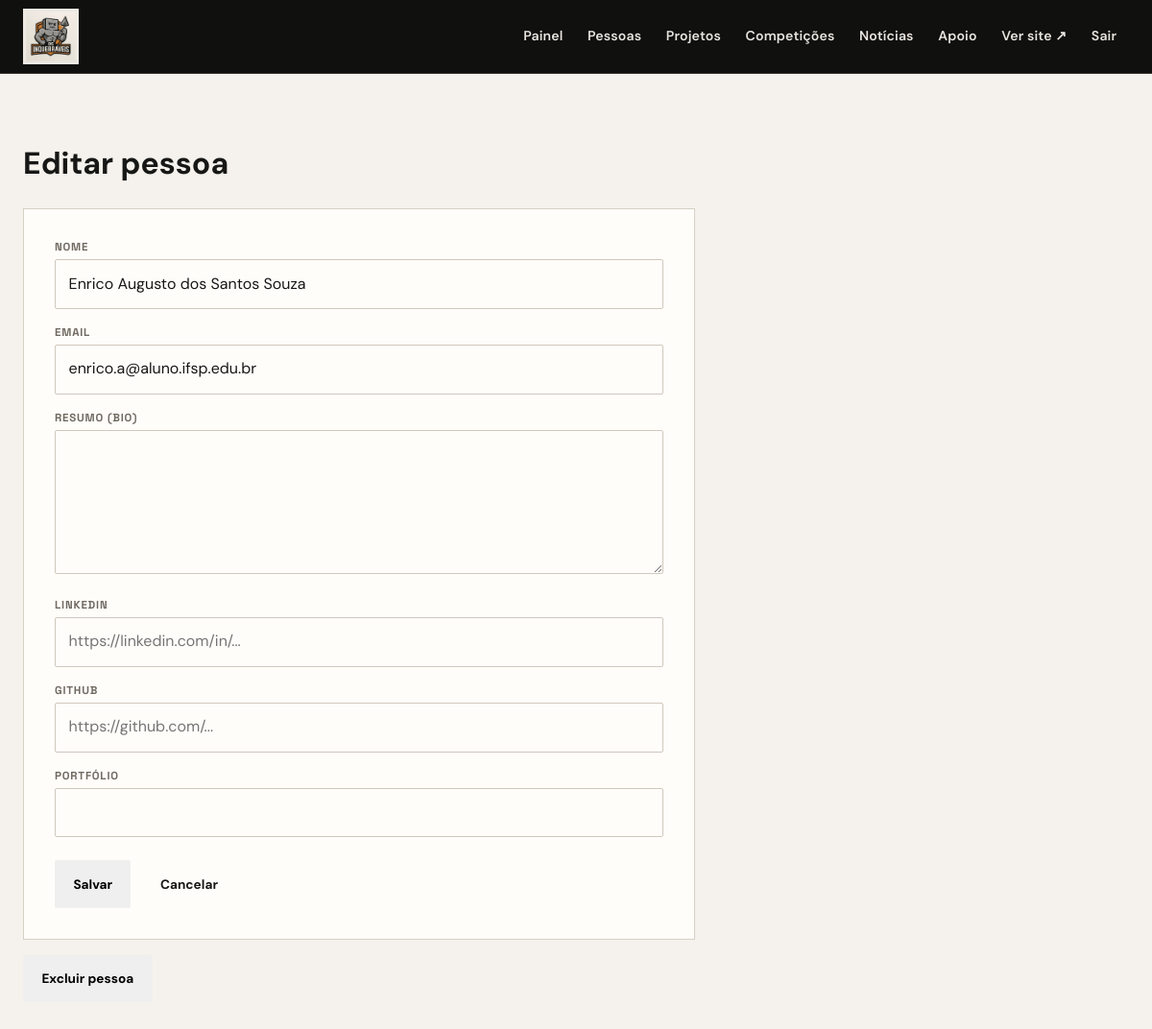
/admin/pessoas/1/editar (signed in), run on the app's committed database.
### models.py (models this page shows)
class Pessoa(db.Model):
    __tablename__ = "pessoa"
    id = db.Column(
        db.Integer,
        primary_key=True
    )
    nome = db.Column(
        db.String(120),
        nullable=False
    )
    Setor = db.Column(
        db.String(120)
    )
    Cargo = db.Column(
        db.String(120)
    )
    email = db.Column(
        db.String(120)
    )
    resumo = db.Column(
        db.Text
    )
    linkedin_url = db.Column(
        db.String(255)
    )
    github_url = db.Column(
        db.String(255)
    )
    lattes_url = db.Column(
        db.String(255)
    )
    portfolio_url = db.Column(
        db.String(255)
    )
    projetos_assoc = db.relationship(
        "PessoaProjeto",
        back_populates="pessoa",
        cascade="all, delete-orphan"
    )
    competicoes_assoc = db.relationship(
        "PessoaCompeticao",
        back_populates="pessoa",
        cascade="all, delete-orphan"
    )

### admin_routes.py (the view, shortened to what this page needs)
    @app.route("/admin/pessoas/<int:pessoa_id>/editar", methods=["GET", "POST"])
    @login_required
    def admin_editar_pessoa(pessoa_id):
        pessoa = Pessoa.query.get_or_404(pessoa_id)
        return render_template("admin/pessoa_form.html", pessoa=pessoa)

### auth.py (called while the page is built)
def login_required(view):
    @wraps(view)
    def wrapped(*args, **kwargs):
        if not session.get("admin_logado"):
            return redirect(url_for("admin_login"))
        return view(*args, **kwargs)
    return wrapped

### templates/admin/pessoa_form.html (shortened to what this page needs)
{% extends "admin/base.html" %}
{% block conteudo %}
  <h1>{{ "Editar pessoa" if pessoa else "Nova pessoa" }}</h1>
  <form class="admin-form" method="post">
    <label for="nome">Nome</label>
    <input type="text" id="nome" name="nome" value="{{ pessoa.nome if pessoa else '' }}" required>
    <label for="email">Email</label>
    <input type="email" id="email" name="email" value="{{ pessoa.email if pessoa else '' }}" required>
    <label for="resumo">Resumo (bio)</label>
    <textarea id="resumo" name="resumo">{{ pessoa.resumo if pessoa else '' }}</textarea>
    <label for="linkedin_url">LinkedIn</label>
    <input type="text" id="linkedin_url" name="linkedin_url" value="{{ pessoa.linkedin_url if pessoa else '' }}" placeholder="https://linkedin.com/in/...">
    <label for="github_url">GitHub</label>
    <input type="text" id="github_url" name="github_url" value="{{ pessoa.github_url if pessoa else '' }}" placeholder="https://github.com/...">
    <label for="portfolio_url">Portfólio</label>
    <input type="text" id="portfolio_url" name="portfolio_url" value="{{ pessoa.portfolio_url if pessoa else '' }}">
    <div class="acoes">
      <button class="btn" type="submit">Salvar</button>
      <a class="btn btn-secundario" href="{{ url_for('admin_lista_pessoas') }}">Cancelar</a>
    </div>
  </form>
  {% if pessoa %}
    <form method="post" action="{{ url_for('admin_excluir_pessoa', pessoa_id=pessoa.id) }}" style="margin-top:1rem"
          onsubmit="return confirm('Excluir esta pessoa?');">
      <button class="btn btn-perigo btn-small" type="submit">Excluir pessoa</button>
    </form>
  {% endif %}
{% endblock %}

### static/css/style.css (style rules this page uses)
:root { --ink:#171716; --ink-2:#2b2719; --paper:#f5f2ed; --paper-2:#ebe7df; --white:#fffdfa; --line:#d6d0c6; --line-dark:#45423d; --orange:#c86f2e; --orange-2:#e28a42; --muted:#777169; --shadow:0 20px 50px rgba(20,18,15,.09); --radius:3px; --max:1180px; }
* { box-sizing:border-box }
html { scroll-behavior:smooth }
body { margin:0;background:var(--paper);color:var(--ink);font-family:"DM Sans",system-ui,sans-serif;line-height:1.55 }
a { color:inherit }
button,input,select,textarea { font:inherit }
.btn { display:inline-flex;align-items:center;justify-content:center;gap:.55rem;border:1px solid transparent;border-radius:2px;padding:.82rem 1.15rem;text-decoration:none;font-weight:700;font-size:.85rem;cursor:pointer;transition:transform .2s,background .2s,border-color .2s }
.admin-shell { min-height:100vh }
.admin-form { max-width:700px;padding:2rem;background:var(--white);border:1px solid var(--line) }
.admin-form label { display:block;margin:1.1rem 0 .35rem;font:700 .72rem "Space Grotesk";text-transform:uppercase;letter-spacing:.07em;color:#6f6961 }
.admin-form label:first-child { margin-top:0 }
.admin-form input,.admin-form select,.admin-form textarea,.form-adicionar input,.form-adicionar select { width:100%;padding:.78rem .85rem;border:1px solid #cfc8bd;border-radius:2px;background:#fffdfa;color:var(--ink);outline:none }
.admin-form textarea { min-height:150px;resize:vertical }
.admin-form .acoes { display:flex;gap:.7rem;margin-top:1.5rem }

### data on the page
Pessoa: nome "Enrico Augusto dos Santos Souza", email "enrico.a@aluno.ifsp.edu.br"

### other printed values
{{ "Editar pessoa" if pessoa else "Nova pessoa" }} "Editar pessoa"
